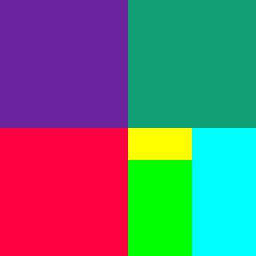
#> input picture Hidson-1.png, 256 x 256 px
$ python main.py
#> lines starting #> are read from the running program, lines starting #| are printed output that depends on the picture; after the words box and inside, x2 and y2 are one past the last pixel; in counts of white or black regions, pixels touching at a corner belong together
### Node.py
class Node:

    def __init__(self, x, y, size, color=None):
        self.x = x
        self.y = y
        self.size = size
        self.color = color

        self.top_left = None
        self.top_right = None
        self.bottom_left = None
        self.bottom_right = None


    def is_leaf(self):
        if self.top_left == None and self.top_right == None and self.bottom_left == None and self.bottom_right == None:
            return True
        else:
            return False

### main.py
import numpy as np
from PIL import Image
import csv
import matplotlib.pyplot as plt

from Node import Node


def read_csv_to_image(csv_file):

    with open(csv_file, 'r') as file:
        reader = csv.reader(file)
        pixels = next(reader)  # First line: pixel indices
        colors = next(reader)  # Second line: RGB values as strings

    # Convert colors to a NumPy array
    rgb_values = np.array([list(map(int, color.strip('"').split(','))) for color in colors])

    # Determine the size of the image
    size = int(len(pixels) ** 0.5)

    # Reshape the 1D array into a 2D image
    image_array = rgb_values.reshape((size, size, 3))
    return image_array


def load_image(file_path):
#> called with file_path = 'Hidson-1.png'
    image = Image.open(file_path).convert('RGB')
#> image is the input picture: PIL image 256x256 RGB; mean R, G, B 102.5, 112, 116.4
    return np.array(image)


def save_image(image_array, file_name):
    image = Image.fromarray(image_array)
    image.save(file_name)


def is_uniform_color(image, x, y, size):
    color = image[y, x]
    for i in range(y, y + size):
        for j in range(x, x + size):
            if not np.array_equal(image[i, j], color):
                return False
    return True


def build_quadtree(image, x, y, size):
    if size == 1:
        return Node(x, y, size, color=tuple(image[y, x]))

    half_size = size // 2
    top_left = (x, y)
    top_right = (x + half_size, y)
    bottom_left = (x, y + half_size)
    bottom_right = (x + half_size, y + half_size)

    node = Node(x, y, size)

    if is_uniform_color(image, *top_left, half_size):
        node.top_left = Node(*top_left, half_size, color=tuple(image[top_left[1], top_left[0]]))
    else:
        node.top_left = build_quadtree(image, *top_left, half_size)

    if is_uniform_color(image, *top_right, half_size):
        node.top_right = Node(*top_right, half_size, color=tuple(image[top_right[1], top_right[0]]))
    else:
        node.top_right = build_quadtree(image, *top_right, half_size)

    if is_uniform_color(image, *bottom_left, half_size):
        node.bottom_left = Node(*bottom_left, half_size, color=tuple(image[bottom_left[1], bottom_left[0]]))
    else:
        node.bottom_left = build_quadtree(image, *bottom_left, half_size)

    if is_uniform_color(image, *bottom_right, half_size):
        node.bottom_right = Node(*bottom_right, half_size, color=tuple(image[bottom_right[1], bottom_right[0]]))
    else:
        node.bottom_right = build_quadtree(image, *bottom_right, half_size)

    return node


def display_image(node, target_size):
    if node.size < target_size:
        raise ValueError(f"Target size {target_size} is larger than the root node size {node.size}.")

    image = np.zeros((target_size, target_size, 3), dtype=np.uint8)

    def fill_image_preorder(node):
        if node.is_leaf():
            start_x = node.x
            start_y = node.y
            size = node.size

            for i in range(start_y, start_y + size):
                for j in range(start_x, start_x + size):
                    image[i, j] = node.color
        else:
            if node.top_left:
                fill_image_preorder(node.top_left)
            if node.top_right:
                fill_image_preorder(node.top_right)
            if node.bottom_left:
                fill_image_preorder(node.bottom_left)
            if node.bottom_right:
                fill_image_preorder(node.bottom_right)

    fill_image_preorder(node)

    # Show the image using matplotlib
    plt.imshow(image)
    plt.axis('off')
    plt.show()

    # Return the image array
    return image


def copy_tree(node):

    if node is None:
        return None

    new_node = Node(node.x, node.y, node.size, node.color)

    new_node.top_left = copy_tree(node.top_left)
    new_node.top_right = copy_tree(node.top_right)
    new_node.bottom_left = copy_tree(node.bottom_left)
    new_node.bottom_right = copy_tree(node.bottom_right)

    return new_node


def searchSubspacesWithRange(node, x1, y1, x2, y2):

    if node.is_leaf():
        start_x = node.x
        start_y = node.y
        end_x = start_x + node.size
        end_y = start_y + node.size

        if (start_x < x2 and end_x > x1) and (start_y < y2 and end_y > y1):
            return node
        else:
            node.color = (255, 255, 255)
            return node


    if node.top_left:
        node.top_left = searchSubspacesWithRange(node.top_left, x1, y1, x2, y2)

    if node.top_right:
        node.top_right = searchSubspacesWithRange(node.top_right, x1, y1, x2, y2)

    if node.bottom_left:
        node.bottom_left = searchSubspacesWithRange(node.bottom_left, x1, y1, x2, y2)

    if node.bottom_right:
        node.bottom_right = searchSubspacesWithRange(node.bottom_right, x1, y1, x2, y2)


    if node.top_left == None and node.top_right == None and node.bottom_left == None and node.bottom_right == None:
        return None


    return node


def mask(node, x1, y1, x2, y2):

    if node.is_leaf():
        start_x = node.x
        start_y = node.y
        end_x = start_x + node.size
        end_y = start_y + node.size

        if (start_x < x2 and end_x > x1) and (start_y < y2 and end_y > y1):
            node.color = (255, 255, 255)
            return node
        else:
            return node


    if node.top_left:
        node.top_left = mask(node.top_left, x1, y1, x2, y2)

    if node.top_right:
        node.top_right = mask(node.top_right, x1, y1, x2, y2)

    if node.bottom_left:
        node.bottom_left = mask(node.bottom_left, x1, y1, x2, y2)

    if node.bottom_right:
        node.bottom_right = mask(node.bottom_right, x1, y1, x2, y2)


    if node.top_left == None and node.top_right == None and node.bottom_left == None and node.bottom_right == None:
        return None


    return node


def compress_tree(node, target_size):
    if node.size < target_size:
        raise ValueError(f"Target size {target_size} is larger than the root node size {node.size}.")

    if node.size % target_size != 0:
        raise ValueError(f"Root node size {node.size} must be divisible by target size {target_size}.")

    scale_factor = node.size // target_size

    def compress_preorder(node):
        if node.is_leaf():
            # Adjust node size and color
            node.size //= scale_factor
            node.x //= scale_factor
            node.y //= scale_factor
        else:
            if node.top_left:
                compress_preorder(node.top_left)
            if node.top_right:
                compress_preorder(node.top_right)
            if node.bottom_left:
                compress_preorder(node.bottom_left)
            if node.bottom_right:
                compress_preorder(node.bottom_right)

    compress_preorder(node)
    return node


def TreeDepth(node):
    if node.is_leaf():
        return 0

    depths = []
    if node.top_left:
        depths.append(TreeDepth(node.top_left))
    if node.top_right:
        depths.append(TreeDepth(node.top_right))
    if node.bottom_left:
        depths.append(TreeDepth(node.bottom_left))
    if node.bottom_right:
        depths.append(TreeDepth(node.bottom_right))

    if depths != None:
        return (1 + max(depths))
    else:
        return 0


def pixelDepth(node, x, y, current_depth=0):

    if node.is_leaf():
        start_x = node.x
        start_y = node.y
        if start_x <= x < start_x + node.size and start_y <= y < start_y + node.size:
            return current_depth
        return -1


    half_size = node.size // 2


    if x < node.x + half_size and y < node.y + half_size:
        return pixelDepth(node.top_left, x, y, current_depth + 1)

    elif x >= node.x + half_size and y < node.y + half_size:
        return pixelDepth(node.top_right, x, y, current_depth + 1)

    elif x < node.x + half_size and y >= node.y + half_size:
        return pixelDepth(node.bottom_left, x, y, current_depth + 1)

    elif x >= node.x + half_size and y >= node.y + half_size:
        return pixelDepth(node.bottom_right, x, y, current_depth + 1)

    # if not found pixel in the quadtree
    return -1


# Loading real image
image = load_image("Hidson-1.png")


# file path of CSV
# csv_file_path = "image2_RGB.csv"

# Read the CSV file and convert it to a 2D NumPy array
# image = read_csv_to_image(csv_file_path)


height, width, _ = image.shape
#> height = 256; width = 256

if height == width:
    quadtree = build_quadtree(image, 0, 0, height)
#> in is_uniform_color, `color = image[y, x]`: color = [106, 34, 157]


# Calculate and print tree depth
depth = TreeDepth(quadtree)
#> depth = 3
print(f"The depth of the quadtree is: {depth}")
#| The depth of the quadtree is: 3


# test pixelDepth
x, y = 7, 7
depth = pixelDepth(quadtree, x, y)
#> depth = 1
if depth != -1:
    print(f"The pixel at ({x}, {y}) is at depth {depth} in the quadtree.")
#| The pixel at (7, 7) is at depth 1 in the quadtree.
else:
    print(f"The pixel at ({x}, {y}) was not found in the quadtree.")


display_image(quadtree, height)
#> after the loop in fill_image_preorder (call 7), `for i in range(start_y, start_y + size):`: image: shape (256, 256, 3); mean of channels 0, 1, 2 98.5, 52.2, 84.5
#> after the loop in fill_image_preorder (call 8), `for i in range(start_y, start_y + size):`: image: shape (256, 256, 3); mean of channels 0, 1, 2 102.5, 56.2, 84.5
#> after the loop in fill_image_preorder (call 9), `for i in range(start_y, start_y + size):`: image: shape (256, 256, 3); mean of channels 0, 1, 2 102.5, 60.2, 84.5
#> after the loop in fill_image_preorder (call 10), `for i in range(start_y, start_y + size):`: image: shape (256, 256, 3); mean of channels 0, 1, 2 102.5, 64.2, 84.5
#> after the loop in fill_image_preorder (call 11), `for i in range(start_y, start_y + size):`: image: shape (256, 256, 3); mean of channels 0, 1, 2 102.5, 80.1, 100.4
#> after the loop in fill_image_preorder (call 12), `for i in range(start_y, start_y + size):`: image: shape (256, 256, 3); mean of channels 0, 1, 2 102.5, 96.1, 100.4


# test searchSubspacesWithRange
x1, y1 = 170, 50
x2, y2 = 220, 140

copy_quadtree_1 = copy_tree(quadtree)
new_quadtree_sub = searchSubspacesWithRange(copy_quadtree_1, x1, y1, x2, y2)
new_size = new_quadtree_sub.size
#> new_size = 256
image_array_of_sub = display_image(new_quadtree_sub, new_size)
#> after the loop in fill_image_preorder (call 15), `for i in range(start_y, start_y + size):`:
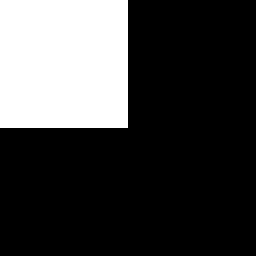
#> image: shape (256, 256, 3); 25% white; 1 white region, box (x1, y1, x2, y2) and area: (0, 0, 128, 128) 16384
#> after the loop in fill_image_preorder (call 20), `for i in range(start_y, start_y + size):`: image: shape (256, 256, 3); mean of channels 0, 1, 2 135.7, 171.2, 160.7
#> after the loop in fill_image_preorder (call 21), `for i in range(start_y, start_y + size):`: image: shape (256, 256, 3); mean of channels 0, 1, 2 139.7, 175.2, 160.7
#> after the loop in fill_image_preorder (call 22), `for i in range(start_y, start_y + size):`: image: shape (256, 256, 3); mean of channels 0, 1, 2 143.7, 179.2, 164.7
#> after the loop in fill_image_preorder (call 23), `for i in range(start_y, start_y + size):`: image: shape (256, 256, 3); mean of channels 0, 1, 2 147.7, 183.2, 168.7
#> after the loop in fill_image_preorder (call 24), `for i in range(start_y, start_y + size):`: image: shape (256, 256, 3); mean of channels 0, 1, 2 147.7, 199.1, 184.6
#> after the loop in fill_image_preorder (call 25), `for i in range(start_y, start_y + size):`: image: shape (256, 256, 3); mean of channels 0, 1, 2 163.6, 215.1, 200.6
#> after the loop in fill_image_preorder (call 26), `for i in range(start_y, start_y + size):`:
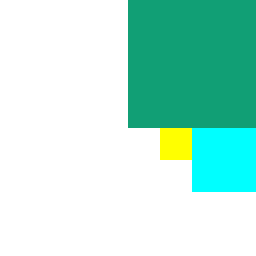
#> image: shape (256, 256, 3); mean of channels 0, 1, 2 179.6, 231, 216.5; drawn as R, G, B
save_image(image_array_of_sub, "image_from_sub.png")


copy_quadtree_2 = copy_tree(quadtree)
new_quadtree_mask = mask(copy_quadtree_2, x1, y1, x2, y2)
new_size = new_quadtree_mask.size
image_array_of_mask = display_image(new_quadtree_mask, new_size)
#> after the loop in fill_image_preorder (call 33), `for i in range(start_y, start_y + size):`: image: shape (256, 256, 3); mean of channels 0, 1, 2 158, 76.2, 119
#> after the loop in fill_image_preorder (call 34), `for i in range(start_y, start_y + size):`: image: shape (256, 256, 3); mean of channels 0, 1, 2 162, 80.2, 123
#> after the loop in fill_image_preorder (call 35), `for i in range(start_y, start_y + size):`: image: shape (256, 256, 3); mean of channels 0, 1, 2 162, 84.2, 123
#> after the loop in fill_image_preorder (call 36), `for i in range(start_y, start_y + size):`:
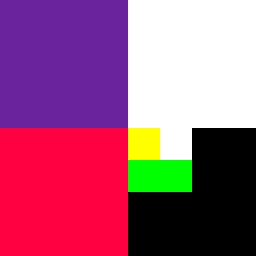
#> image: shape (256, 256, 3); mean of channels 0, 1, 2 162, 88.2, 123; drawn as R, G, B
#> after the loop in fill_image_preorder (call 37), `for i in range(start_y, start_y + size):`:
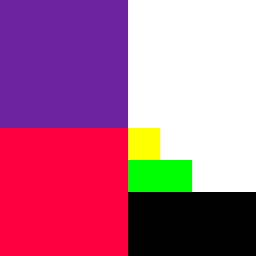
#> image: shape (256, 256, 3); 6.25% of pixels changed, all inside (x1, y1, x2, y2) = (192, 128, 256, 192); drawn as R, G, B
#> after the loop in fill_image_preorder (call 38), `for i in range(start_y, start_y + size):`:
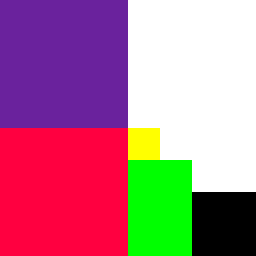
#> image: shape (256, 256, 3); 6.25% of pixels changed, all inside (x1, y1, x2, y2) = (128, 192, 192, 256); drawn as R, G, B
#> after the loop in fill_image_preorder (call 39), `for i in range(start_y, start_y + size):`:
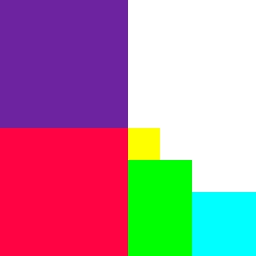
#> image: shape (256, 256, 3); 6.25% of pixels changed, all inside (x1, y1, x2, y2) = (192, 192, 256, 256); drawn as R, G, B
save_image(image_array_of_mask, "image_from_mask.png")


target_size_for_compress = 4

copy_quadtree_3 = copy_tree(quadtree)
new_quadtree_compressed = compress_tree(copy_quadtree_3, target_size_for_compress)
compressed_image = display_image(new_quadtree_compressed, target_size_for_compress)
#> call 4 of display_image, with target_size = 4
#> in display_image (call 4), `plt.show()`:
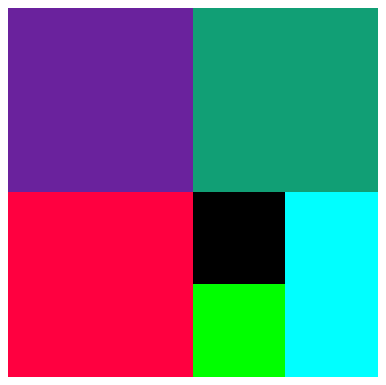
#> figure drawn by matplotlib, 1 panel
save_image(compressed_image, "compressed-image.png")
